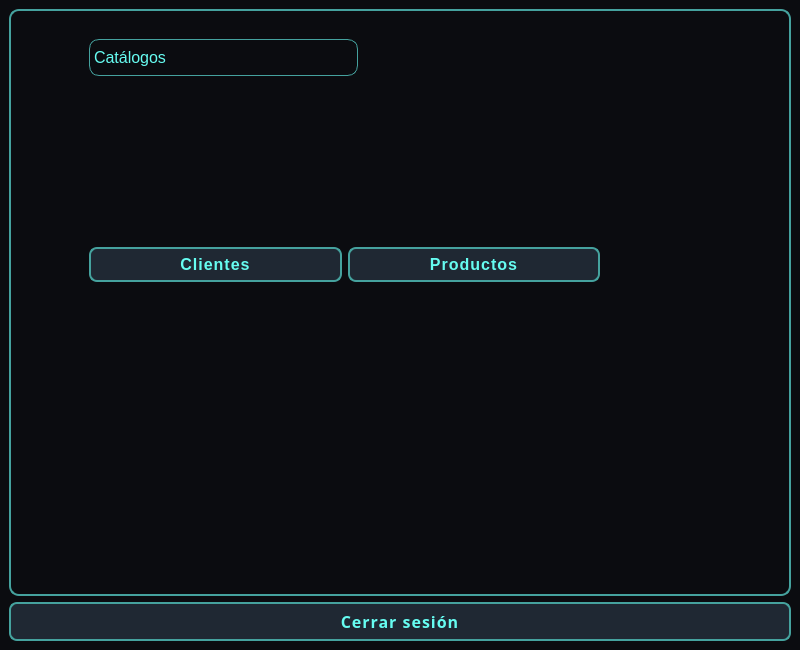
<?xml version="1.0" encoding="UTF-8"?>
<ui version="4.0">
 <class>MainWindow</class>
 <widget class="QMainWindow" name="MainWindow">
  <property name="geometry">
   <rect>
    <x>0</x>
    <y>0</y>
    <width>800</width>
    <height>650</height>
   </rect>
  </property>
  <property name="minimumSize">
   <size>
    <width>800</width>
    <height>650</height>
   </size>
  </property>
  <property name="windowTitle">
   <string>MainWindow</string>
  </property>
  <property name="styleSheet">
   <string notr="true">/* ==================== BASE GENERAL ==================== */
QWidget {
    background-color: #0b0c10; /* Fondo casi negro */
    color: #66fcf1; /* Azul neón claro */
    font-family: &quot;Orbitron&quot;, &quot;Segoe UI&quot;, sans-serif;
    font-size: 12pt;
}

/* ==================== FRAMES ==================== */
QFrame {
    background-color: #0b0c10;
    border: 1px solid #45a29e;
    border-radius: 10px;
}

QFrame#frame_catalogo {
    background-color: #0b0c10;
    border: 2px solid #45a29e;
    border-radius: 10px;
    box-shadow: 0 0 15px #45a29e;
}

/* ==================== BARRA SUPERIOR ==================== */
QFrame#frame_superior {
    background-color: #1f2833;
    border-bottom: 2px solid #45a29e;
}

QLabel#titulo_barra {
    color: #66fcf1;
    font-size: 16pt;
    font-weight: bold;
    letter-spacing: 1px;
}

/* ==================== BOTONES ==================== */
QPushButton {
    background-color: #1f2833;
    border: 2px solid #45a29e;
    border-radius: 8px;
    color: #66fcf1;
    padding: 6px 12px;
    font-weight: bold;
    text-transform: uppercase;
    letter-spacing: 1px;
    transition: all 0.2s ease-in-out;
}

QPushButton:hover {
    background-color: #0b0c10;
    border: 2px solid #66fcf1;
    box-shadow: 0 0 10px #66fcf1;
}

QPushButton:pressed {
    background-color: #45a29e;
    color: #0b0c10;
}

/* ==================== CAMPOS DE TEXTO ==================== */
QLineEdit {
    background-color: #0b0c10;
    border: 1px solid #45a29e;
    border-radius: 5px;
    padding: 4px 8px;
    color: #66fcf1;
}

QLineEdit:focus {
    border: 1px solid #66fcf1;
    box-shadow: 0 0 10px #66fcf1;
}

/* ==================== TABLAS ==================== */
QTableWidget {
    background-color: #0b0c10;
    color: #66fcf1;
    border: 1px solid #45a29e;
    gridline-color: #45a29e;
    selection-background-color: #45a29e;
    selection-color: #0b0c10;
}

QHeaderView::section {
    background-color: #1f2833;
    border: 1px solid #45a29e;
    color: #66fcf1;
    font-weight: bold;
}

/* ==================== SCROLLBAR ==================== */
QScrollBar:vertical {
    background: #1f2833;
    width: 10px;
    border-radius: 5px;
}
QScrollBar::handle:vertical {
    background: #45a29e;
    border-radius: 5px;
}
QScrollBar::handle:vertical:hover {
    background: #66fcf1;
}

/* ==================== EFECTO BRILLO (detalles TRON) ==================== */
QPushButton, QFrame, QLineEdit {
    outline: none;
}
</string>
  </property>
  <widget class="QWidget" name="centralwidget">
   <layout class="QVBoxLayout" name="verticalLayout">
    <item>
     <widget class="QFrame" name="frame_catalogo">
      <property name="styleSheet">
       <string notr="true"/>
      </property>
      <property name="frameShape">
       <enum>QFrame::StyledPanel</enum>
      </property>
      <property name="frameShadow">
       <enum>QFrame::Raised</enum>
      </property>
      <widget class="QWidget" name="layoutWidget">
       <property name="geometry">
        <rect>
         <x>80</x>
         <y>70</y>
         <width>511</width>
         <height>371</height>
        </rect>
       </property>
       <layout class="QHBoxLayout" name="horizontalLayout">
        <item>
         <widget class="QPushButton" name="clientes">
          <property name="text">
           <string>Clientes</string>
          </property>
          <property name="icon">
           <iconset>
            <normaloff>../../Downloads/sign-of-people-icon-vector.jpg</normaloff>../../Downloads/sign-of-people-icon-vector.jpg</iconset>
          </property>
          <property name="iconSize">
           <size>
            <width>64</width>
            <height>64</height>
           </size>
          </property>
         </widget>
        </item>
        <item>
         <widget class="QPushButton" name="productos">
          <property name="text">
           <string>Productos</string>
          </property>
          <property name="icon">
           <iconset>
            <normaloff>../../Downloads/394500.png</normaloff>../../Downloads/394500.png</iconset>
          </property>
          <property name="iconSize">
           <size>
            <width>64</width>
            <height>64</height>
           </size>
          </property>
         </widget>
        </item>
       </layout>
      </widget>
      <widget class="QLabel" name="label_2">
       <property name="geometry">
        <rect>
         <x>80</x>
         <y>30</y>
         <width>269</width>
         <height>37</height>
        </rect>
       </property>
       <property name="text">
        <string>Catálogos</string>
       </property>
      </widget>
     </widget>
    </item>
    <item>
     <widget class="QPushButton" name="cerrar">
      <property name="font">
       <font>
        <family>Orbitron,Segoe UI,sans-serif</family>
        <pointsize>12</pointsize>
        <weight>75</weight>
        <bold>true</bold>
       </font>
      </property>
      <property name="text">
       <string>Cerrar sesión</string>
      </property>
     </widget>
    </item>
   </layout>
  </widget>
 </widget>
 <resources/>
 <connections/>
</ui>
